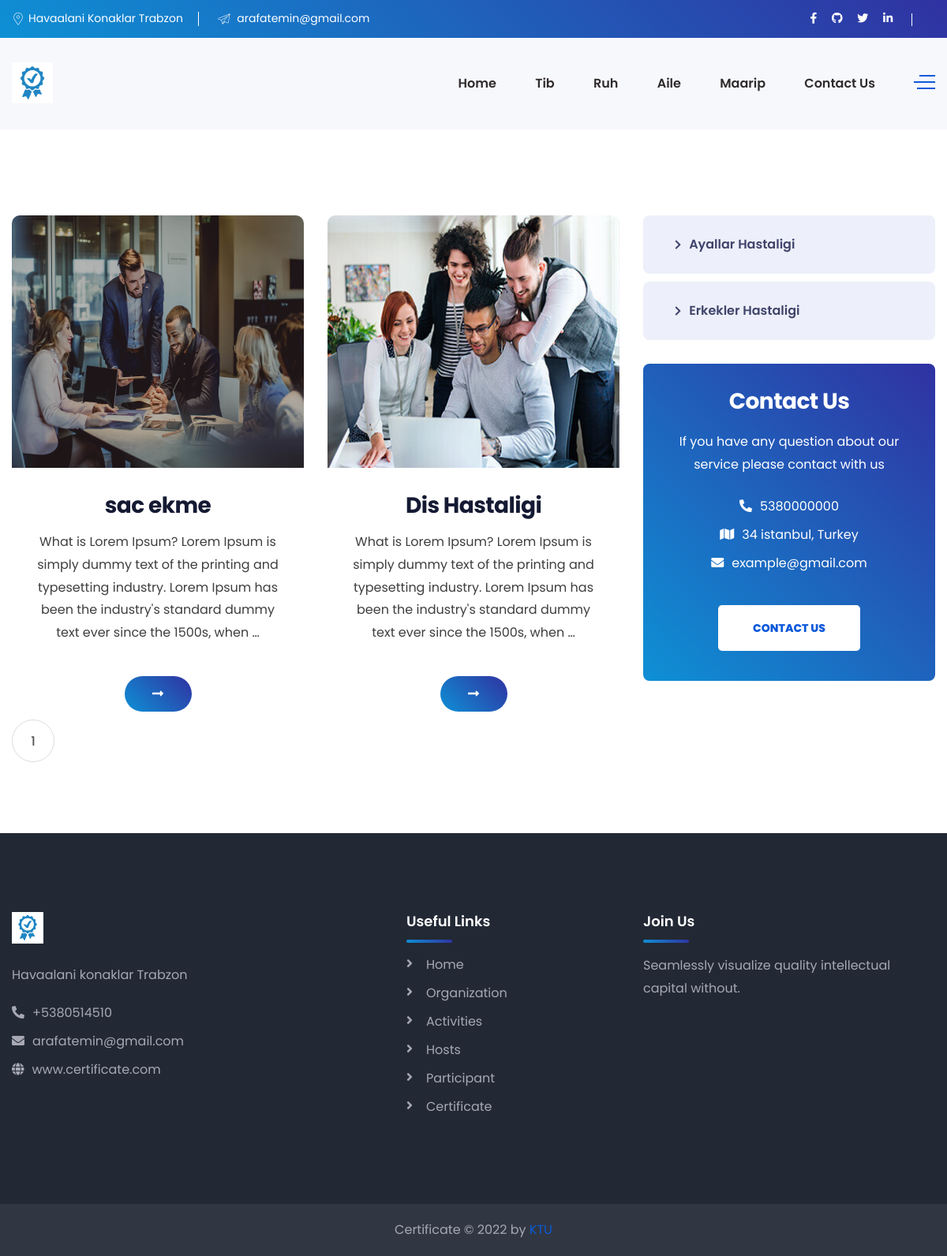
/tib-category/erkekler-hastaligi/, run on the app's committed database.
### tib/models.py (models this page shows, shortened)
class Tib(models.Model):
    name                    = models.CharField(max_length=200, blank=True, null=True)
    category                = models.ManyToManyField(TibCategory)
    tib_image               = models.ImageField(upload_to='tib_image/', blank=True, null=True)
    tib_Video               = models.FileField(upload_to='tib_Video/', blank=True, null=True)
    description             = models.TextField()
    active                  = models.BooleanField()
    publicatetime           = models.DateTimeField(auto_now_add=False)
    slug                    = models.SlugField(null=False, blank=True, unique=True, db_index=True, editable=False)
    class Meta:
        verbose_name = 'Tib'
        verbose_name_plural = 'Tib'
        ordering = ["-publicatetime"]

class TibCategory(models.Model):
    tibCategory        = models.CharField(max_length=200, blank=True, null=True)
    slug                = models.SlugField(null=False, blank=True, unique=True, db_index=True, editable=False)
    class Meta:
        verbose_name_plural = 'Tib Category'

### tib/views.py (the view)
# urls.py: path('tib-category/<slug:slug>/', tib_view_with_category, name='tib_view_with_category')
def tib_view_with_category(request, slug, *args, **kwargs):
   keyword = request.GET.get('keyword')
   categories = TibCategory.objects.all()
   if keyword:
      tibs = Tib.objects.filter(name__contains=keyword)
      return render(request, 'Tib/tib_slug.html', {'tibs': tibs, 'categories': categories})
   tibCategory = TibCategory.objects.get(slug=slug)
   tibs = tibCategory.tib_set.filter(active=True)
   paginator = Paginator(tibs, 10)
   page_number = request.GET.get('page')
   page_obj = paginator.get_page(page_number)
   context = {
      'tibs': page_obj,
      'categories': categories,
   }
   return render(request, 'Tib/tib_slug.html', context)

### templates/Tib/tib_slug.html (shortened to what this page needs)
{% extends 'Home/base.html' %}
{% load static %}
{% block content %}
    <body>
    <div class="service-details-page pdt-110 pdb-90">
        <div class="container">
            <div class="row">
                <div class="col-xl-8 col-lg-7">
                    <div class="row">
                        {% for tib in tibs %}
                            <div class="col-lg-12 col-xl-6">
                                <div class="feature-box mrb-lg-60">
                                    <div class="feature-thumb">
                                        <a href="{% url 'tib_detail' tib.slug %}"> <img
                                                style="max-width: 100%; min-width: 100%; max-height: 320px;min-height: 320px"
                                                class="img-full" src="{{ tib.tib_image.url }}" alt="">
                                        </a>
                                    </div>
                                    <div class="feature-content">
                                        <div class="title">
                                            <h3>{{ tib.name }}</h3>
                                        </div>
                                        <div class="para">
                                            <p>{{ tib.description|truncatewords:30 }}</p>
                                        </div>
                                        <div class="link">
                                            <a href="{% url 'tib_detail' tib.slug %}"><i
                                                    class="fas fa-long-arrow-alt-right"></i></a>
                                        </div>
                                    </div>
                                </div>
                            </div>
                        {% endfor %}
                    </div>
                    <div class="row">
                        <div class="col-xl-12">
                            <nav class="pagination-nav pdt-30">
                                <ul class="pagination-list">
                                    <li><a href="#">{{ tibs.number }}</a></li>
                                </ul>
                            </nav>
                        </div>
                    </div>
                </div>
                <div class="col-xl-4 col-lg-5 sidebar-right">
                    <div class="service-nav-menu mrb-30">
                        <div class="service-link-list mb-30">
                            <ul class="">
                                {% for tib in categories %}
                                    <li><a href="{% url 'tib_view_with_category' tib.slug %}"><i
                                            class="fa fa-chevron-right"></i>{{ tib.tibCategory }}</a></li>
                                {% endfor %}
                            </ul>
                        </div>
                    </div>
                    <div class="sidebar-widget bg-gradient-color text-center"
                         data-background="images/bg/abs-bg4.png">
                        <div class="contact-information">
                            <h3 class="text-white mrb-20">Contact Us</h3>
                            <p class="text-white">If you have any question about our service please contact with
                                us</p>
                            <ul class="list-items text-white mrb-20">
                                <li><span class="fas fa-phone alt mrr-10 text-white"></span>5380000000</li>
                                <li><span class="fas fa-map mrr-10 text-white"></span>34 istanbul, Turkey</li>
                                <li><span class="fas fa-envelope mrr-10 text-white"></span>example@gmail.com</li>
                            </ul>
                            <a href="#" class="cs-btn-one btn-light mrt-15">Contact Us</a>
                        </div>
                    </div>
                </div>
            </div>
        </div>
    </div>
    </body>
{% endblock %}

### data on the page
Tib: tib_image (picture), name "sac ekme", description "What is Lorem Ipsum? Lorem Ipsum is simply dummy text of the printing and typesetting industry. Lorem Ipsum has been the industry's standard dummy text ever since the 1500s, when …"
Tib: tib_image (picture), name "Dis Hastaligi", description "What is Lorem Ipsum? Lorem Ipsum is simply dummy text of the printing and typesetting industry. Lorem Ipsum has been the industry's standard dummy text ever since the 1500s, when …"
TibCategory: tibCategory "Ayallar Hastaligi"
TibCategory: tibCategory "Erkekler Hastaligi"

### other printed values
{{ tibs.number }} "1"
